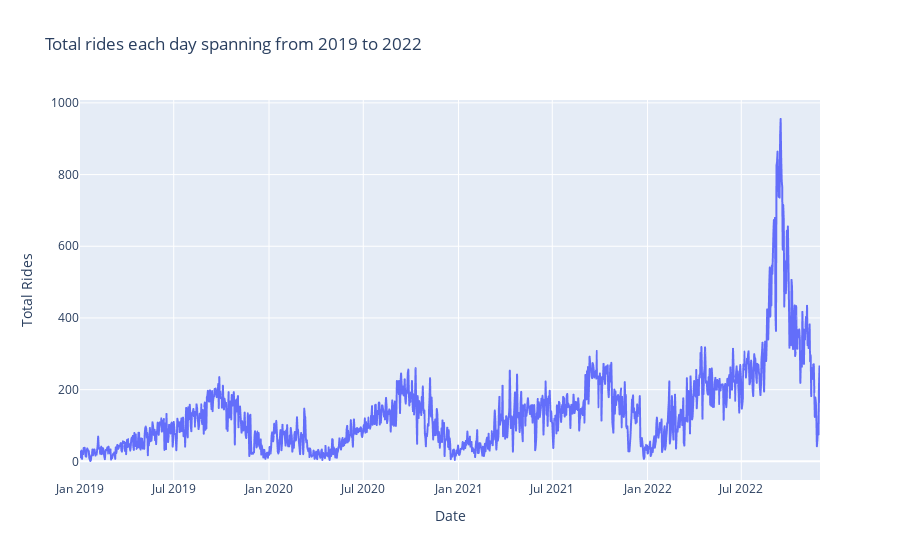

Notebook cell for this chart:
### Code cell
# trace = go.Line(
#     x = df_neu_pred["date"],
#     y = df_neu_pred["Totalrides"],
#     title = "Total Rides for each day"
# )
# graph_line = [trace]

# plotly.offline.iplot(graph_line)

px.line(df_neu_pred, x = "date", y = "Totalrides", 
        title = "Total rides each day spanning from 2019 to 2022").update_layout(
    xaxis_title = "Date", yaxis_title="Total Rides")

### Figure 1 — Plotly figure (JSON) as saved in the notebook; plotly's stock layout.template omitted (floating-point values rounded to 4 significant figures; data arrays with more than 128 entries replaced by an {"elided": "..."} marker saying what was removed)
{"data": [{"hovertemplate": "date=%{x}<br>Totalrides=%{y}<extra></extra>", "legendgroup": "", "line": {"color": "#636efa", "dash": "solid"}, "marker": {"symbol": "circle"}, "mode": "lines", "name": "", "showlegend": false, "type": "scattergl", "x": {"elided": "1428 str values"}, "xaxis": "x", "y": {"elided": "1428 int values"}, "yaxis": "y"}], "layout": {"legend": {"tracegroupgap": 0}, "title": {"text": "Total rides each day spanning from 2019 to 2022"}, "xaxis": {"anchor": "y", "domain": [0, 1], "title": {"text": "Date"}}, "yaxis": {"anchor": "x", "domain": [0, 1], "title": {"text": "Total Rides"}}}}
